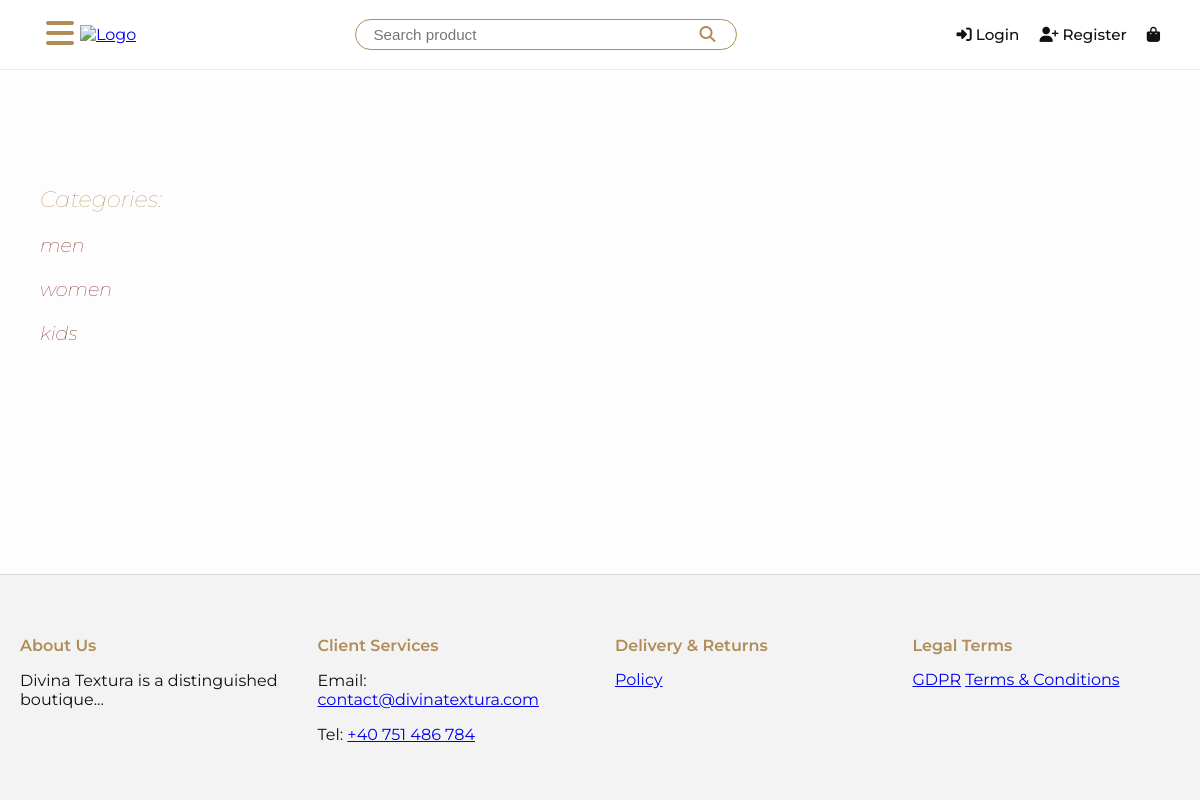
The page /categories on the database its author committed.
### shop/models.py (models this page shows, shortened)
class Category(models.Model):
    name = models.CharField(max_length=255)
    description = models.TextField()
    slug = models.SlugField()
    class Meta:
        verbose_name = "categorie"

### shop/views.py (the view)
# urls.py: path("categories", all_categories_view, name="categories_url"),
def all_categories_view(request):
    categories = Category.objects.all().prefetch_related('subcategories')
    return render(request, 'all_categories.html', {'categories': categories})

### cart/processors.py (called while the page is built)
def add_cart_to_context(request):
    cart = CartLogic(request)
    added_context = {
        "cart" : cart
    }
    return added_context

### shop/templates/all_categories.html (shortened to what this page needs)
{% extends "shop/base.html" %}
{% block content %}
<div style="text-align: left; padding: 60px 20px;">
    <h1 style="font-size: 1.4rem; color: var(--main-color); font-style: italic; font-weight:lighter;">
        Categories:
    </h1>
    <ul style="list-style: none; padding: 0;">
        {% for cat in categories %}
            <li class="category-item">
                <a href="{% url 'category_detail_url' slug=cat.slug %}" class="category-link">
                    {{ cat.name }}
                </a>
            </li>
        {% endfor %}
    </ul>
</div>
{% endblock %}

### shop/templates/shop/base.html (style rules this page uses)
:root { --main-color: #b08d57; --hover-color: #111; --bg-color: #fdfdfd; }
body, html { margin: 0; padding: 0; font-family: 'Montserrat', sans-serif; background-color: var(--bg-color); color: var(--hover-color); min-height: 100vh; display: flex; flex-direction: column; }

### shop/templates/all_categories.html (style rules this page uses)
.category-item { position: relative; margin: 20px 0; }
.category-link { color: #6b0e04; text-decoration: none; font-style: italic; font-size: 1.2rem; font-weight: lighter; }

### rows shown on the page
Category: name "men"
Category: name "women"
Category: name "kids"
